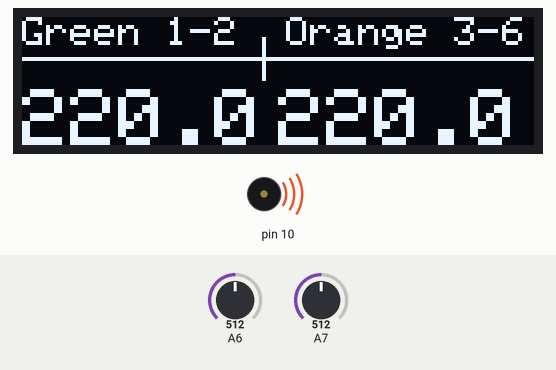
A sketch run on a simulated Arduino Nano, built with avr-gcc and run on an emulated ATmega328P. Parts: 128×32 one-colour display, buzzer (waves = sounding). Inputs (shaded band) come from the test bench; at power-on: A6 = 512, A7 = 512.

Above: at 2.7 s.
2.8 s: A6 set to 319
At 4.4 s:
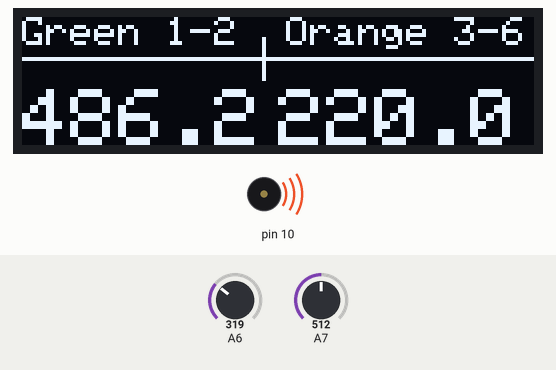
5.1 s: A6 set to 297
At 6.3 s:
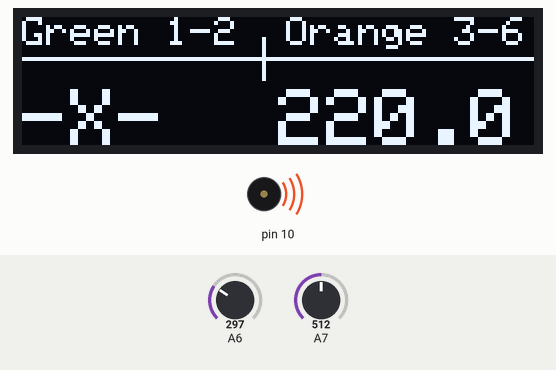
7.2 s: A7 set to 326
At 8.3 s:
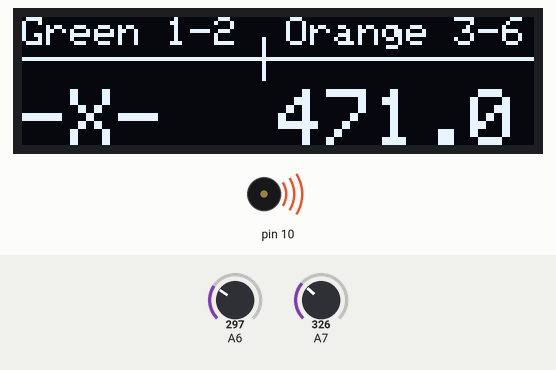
9.3 s: A7 set to 295
At 11.1 s:
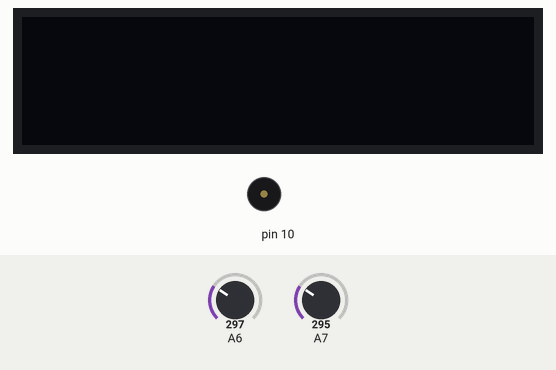
11.4 s: A6 set to 510
At 12.4 s:
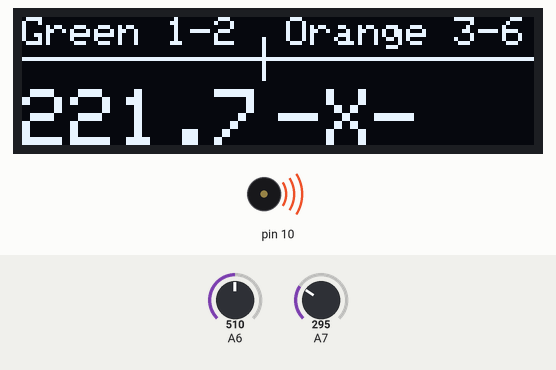
12.9 s: A6 set to 306
At 14.1 s:
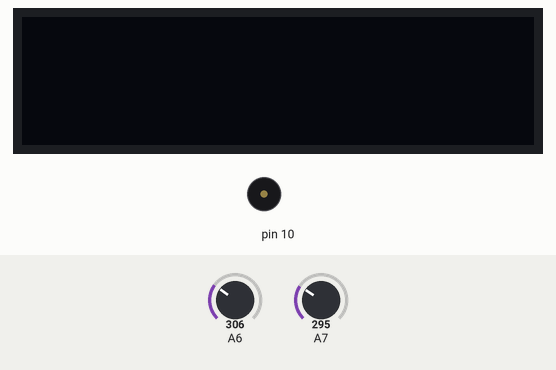
Timing chart, 0 to 15.9 s (numbered marks = the images above; inputs shaded):
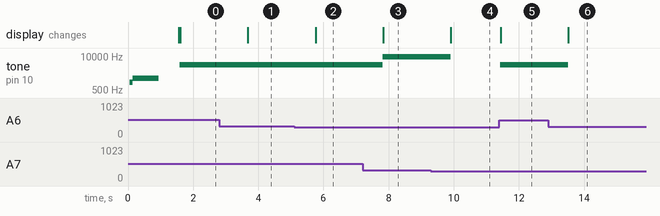

Measured:
- the behaviour switches between 313 and 312 on A6 (found by bisection; images 1 and 2)
- the behaviour switches between 313 and 312 on A7 (found by bisection; images 3 and 4)
- after the input at 2.8 s, the display: changes after 0.88 s (image 1)
- after the input at 5.1 s, the display: changes after 0.66 s (image 2)
- after the input at 7.2 s, tone on pin 10: 4624 Hz → 9443 Hz after 0.62 s; the display: changes after 0.63 s (image 3)
- after the input at 9.3 s, tone on pin 10: 9443 Hz → silent after 0.61 s; the display: changes after 0.61 s (image 4)
- after the input at 11.4 s, tone on pin 10: silent → 4643 Hz at once; the display: changes at once (image 5)
- after the input at 12.9 s, tone on pin 10: 4643 Hz → silent after 0.61 s; the display: changes after 0.61 s (image 6)

The sketch:

ohm_meter.ino
```cpp
#include <SPI.h>
#include <Wire.h>
#include <Adafruit_GFX.h>
#include <Adafruit_SSD1306.h>

#define SCREEN_WIDTH 128 // OLED display width, in pixels
#define SCREEN_HEIGHT 32 // OLED display height, in pixels
#define OLED_RESET     4 // Reset pin # (or -1 if sharing Arduino reset pin)
Adafruit_SSD1306 display(SCREEN_WIDTH, SCREEN_HEIGHT, &Wire, OLED_RESET);

#define NUM_READINGS 100
int average2;
int average;
long sum2;
long sum;
int Vin=5;        // напряжение на выводе 5V arduino
float Vout=0;     // напряжение на выводе A0 arduino
float R1=220;    // значение известного сопротивления
float R2=0;// значение неизвестного сопротивления
float R3=0;
int a2d_data=0;
int a3d_data=0;
float buffer=0;
float buffer2=0;
#define LOGO_HEIGHT   32
#define LOGO_WIDTH    128
static const unsigned char PROGMEM Delta[] = {
0x00, 0x00, 0x00, 0x00, 0x00, 0x00, 0x00, 0x00, 0x00, 0x00, 0x00, 0x00, 0x00, 0x00, 0x00, 0x00,
0x0F, 0xFF, 0xFF, 0xFF, 0xE0, 0x0F, 0xF8, 0x1F, 0xF8, 0x03, 0x80, 0x60, 0x1F, 0xFC, 0x0C, 0x00,
0x0F, 0xFF, 0xFF, 0xFF, 0xE0, 0x1F, 0xFC, 0x1F, 0xFC, 0x07, 0x80, 0x70, 0x3F, 0xFE, 0x1E, 0x00,
0x0F, 0xFF, 0xE7, 0xFF, 0xE0, 0x1F, 0xFC, 0x1F, 0xFC, 0x07, 0xC0, 0x70, 0x3F, 0xFE, 0x1F, 0x00,
0x0F, 0xFF, 0xC3, 0xFF, 0xE0, 0x1F, 0xFC, 0x1F, 0xF8, 0x07, 0xC0, 0x70, 0x1F, 0xFC, 0x1F, 0x00,
0x0F, 0xFF, 0x00, 0xFF, 0xE0, 0x1E, 0x3C, 0x1C, 0x00, 0x0F, 0xC0, 0x70, 0x03, 0xC0, 0x1F, 0x00,
0x0F, 0xFE, 0x3C, 0x7F, 0xE0, 0x1E, 0x3C, 0x1C, 0x00, 0x0F, 0xC0, 0x70, 0x03, 0xC0, 0x3F, 0x00,
0x0F, 0xFC, 0xE7, 0x3F, 0xE0, 0x1E, 0x3C, 0x1C, 0x00, 0x0F, 0xE0, 0x70, 0x03, 0xC0, 0x3F, 0x80,
0x0F, 0xF9, 0x81, 0x9F, 0xE0, 0x1E, 0x3C, 0x1F, 0xE0, 0x0F, 0xE0, 0x78, 0x03, 0xC0, 0x3F, 0x80,
0x0F, 0xE3, 0x00, 0xC7, 0xE0, 0x1E, 0x3C, 0x1F, 0xF0, 0x1F, 0xE0, 0x7F, 0x03, 0xC0, 0x3B, 0x80,
0x0F, 0xC6, 0x00, 0x63, 0xE0, 0x1E, 0x3C, 0x1F, 0xF0, 0x1E, 0xE0, 0x7F, 0x83, 0xC0, 0x7B, 0x80,
0x0F, 0x9C, 0x00, 0x39, 0xE0, 0x1E, 0x3C, 0x1F, 0xE0, 0x1E, 0xF0, 0x7F, 0xC3, 0xC0, 0x7B, 0x80,
0x0F, 0x30, 0x00, 0x0C, 0xE0, 0x1E, 0x3C, 0x1C, 0x00, 0x1C, 0xF0, 0x7F, 0xC3, 0xC0, 0x7B, 0xC0,
0x0F, 0xE0, 0x00, 0x07, 0xE0, 0x1E, 0x3C, 0x1C, 0x00, 0x3C, 0xF0, 0x71, 0xC3, 0xC0, 0x71, 0xC0,
0x0F, 0xC0, 0x00, 0x03, 0xE0, 0x1E, 0x3C, 0x1C, 0x00, 0x3C, 0x78, 0x71, 0xE3, 0xC0, 0xF1, 0xC0,
0x0F, 0xC0, 0x00, 0x03, 0xE0, 0x1E, 0x3C, 0x1C, 0x00, 0x3C, 0x78, 0x71, 0xE3, 0xC0, 0xF1, 0xC0,
0x0F, 0xC1, 0xFF, 0x83, 0xE0, 0x1E, 0x3C, 0x1C, 0x00, 0x38, 0x78, 0x71, 0xE3, 0xC0, 0xFF, 0xE0,
0x0F, 0xC1, 0xFF, 0x83, 0xE0, 0x1E, 0x3C, 0x1C, 0x00, 0x78, 0x78, 0x71, 0xE3, 0xC0, 0xFF, 0xE0,
0x0F, 0xC1, 0xFF, 0x83, 0xE0, 0x1E, 0x3C, 0x1C, 0x00, 0x78, 0x3C, 0x71, 0xC3, 0xC1, 0xFF, 0xE0,
0x0F, 0xC1, 0xFF, 0x83, 0xE0, 0x1E, 0x3C, 0x1C, 0x00, 0x78, 0x3C, 0x73, 0xC3, 0xC1, 0xF1, 0xE0,
0x0F, 0xC1, 0xFF, 0x83, 0xE0, 0x7F, 0xFF, 0x1F, 0xF8, 0xF0, 0x3C, 0x7F, 0xC3, 0xC3, 0xE0, 0xF0,
0x0F, 0xC0, 0xFF, 0x03, 0xE0, 0x7F, 0xFF, 0x1F, 0xFC, 0xF0, 0x3C, 0x7F, 0x83, 0xC3, 0xC0, 0xF0,
0x0F, 0xC0, 0x7E, 0x03, 0xE0, 0x7F, 0xFF, 0x1F, 0xFC, 0xF0, 0x1C, 0x7F, 0x03, 0xC3, 0xC0, 0xF0,
0x0F, 0xC0, 0x3C, 0x03, 0xE0, 0x7F, 0xFF, 0x1F, 0xF8, 0x60, 0x18, 0x7E, 0x01, 0x81, 0x80, 0x60,
0x0F, 0xC0, 0x00, 0x03, 0xE0, 0x00, 0x00, 0x00, 0x00, 0x00, 0x00, 0x00, 0x00, 0x00, 0x00, 0x00,
0x0F, 0xC0, 0x00, 0x03, 0xE0, 0x00, 0x00, 0x00, 0x00, 0x00, 0x00, 0x00, 0x00, 0x00, 0x00, 0x00,
0x0F, 0xC0, 0x00, 0x03, 0xE0, 0x4A, 0xBB, 0x75, 0x6E, 0x24, 0xEC, 0x9B, 0x92, 0xCD, 0x52, 0xC0,
0x0F, 0xC0, 0x00, 0x03, 0xE0, 0x5A, 0x92, 0x55, 0x44, 0x2C, 0x48, 0x92, 0x96, 0xA9, 0x56, 0x80,
0x0F, 0xFF, 0xFF, 0xFF, 0xE0, 0x7B, 0x93, 0x77, 0x64, 0x3C, 0x4D, 0xDB, 0xDE, 0xAD, 0xDE, 0xC0,
0x0F, 0xFF, 0xFF, 0xFF, 0xE0, 0x6A, 0x92, 0x45, 0x44, 0x34, 0x49, 0x52, 0x5A, 0xA9, 0x5A, 0x80,
0x0F, 0xFF, 0xFF, 0xFF, 0xE0, 0x4A, 0x93, 0x45, 0x64, 0x24, 0x4D, 0x5B, 0xD2, 0xCD, 0x52, 0xC0,
0x00, 0x00, 0x00, 0x00, 0x00, 0x00, 0x00, 0x00, 0x00, 0x00, 0x00, 0x00, 0x00, 0x00, 0x00, 0x00
};


void setup() {
 // Serial.begin(9600);
  display.clearDisplay();
display.begin();
display.clearDisplay();
display.invertDisplay(true);
  display.drawBitmap(
    (display.width()  - LOGO_WIDTH ),
    (display.height() - LOGO_HEIGHT),
    Delta, LOGO_WIDTH, LOGO_HEIGHT, 1);
  display.display();
  tone(10,1000,600);
  delay(100);
  tone(10,1400,800);
  delay(1400);
noTone(10);
  display.invertDisplay(false);
  display.clearDisplay();
  display.display();
  pinMode(10,OUTPUT);
}
void loop() {
//a2d_data=analogRead(A6);
  long sum = 0;                                  // локальная переменная sum
  for (int i = 0; i < NUM_READINGS; i++) {      // согласно количеству усреднений
    sum += analogRead(A6);                        // суммируем значения с любого датчика в переменную sum
  }
  average = sum / NUM_READINGS;
//if(average)
//  {

buffer=average*Vin;
Vout=(buffer)/1024.0;
buffer= (Vin/Vout) -1;
R2=R1*buffer;

//a3d_data=analogRead(A7);
 long sum2 = 0;                                  // локальная переменная sum
  for (int f = 0; f < NUM_READINGS; f++) {      // согласно количеству усреднений
    sum2 += analogRead(A7);                        // суммируем значения с любого датчика в переменную sum
  }
  average2 = sum2 / NUM_READINGS;

//  if(average2)
//{

buffer2=average2*Vin;
Vout=(buffer2)/1024.0;
buffer2= (Vin/Vout) -1;
R3=R1*buffer2;

  if (R2 < 500 || R3 < 500){
float green = constrain(R2, 0, 500);
float orange = constrain(R3, 0, 500);
  display.clearDisplay();
  display.setTextSize(2);
  display.setTextColor(SSD1306_WHITE);
  display.drawLine(60,5,60,15,1);
  display.drawLine(0,10,128,10,1);
  display.setCursor(0,18);
  display.setTextWrap(0);
  if (green >= 500){
  display.print("-X-");
  }
  else {
     display.print(green,1);
     int zvuk = map(R2, 0, 500, 400, 10000);
     tone(10,zvuk);
    }
  display.setCursor(64,18);
  display.setTextWrap(0);
  if (orange >= 500){
  display.print("-X-");
  }
  else {
     display.print(orange,1);
     int zvuk = map(R3, 0, 500, 400, 10000);
     tone(10,zvuk);
    }
  display.setTextSize(1);
  display.setCursor(0,0);
  display.print("Green 1-2");
  display.setCursor(66,0);
  display.print("Orange 3-6");
  display.display();

delay (1000);
}
  //}
  //}
else {
  display.clearDisplay();
  display.display();
  noTone(10);
}
}
```
